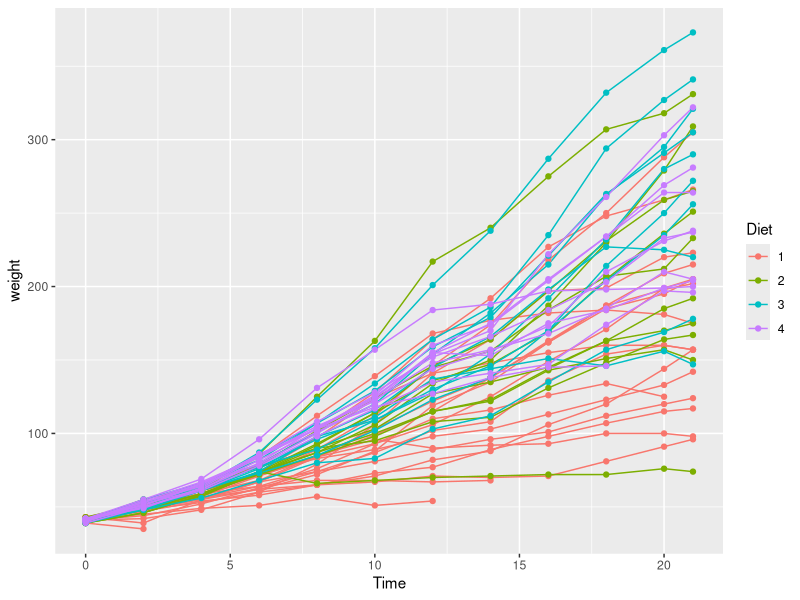
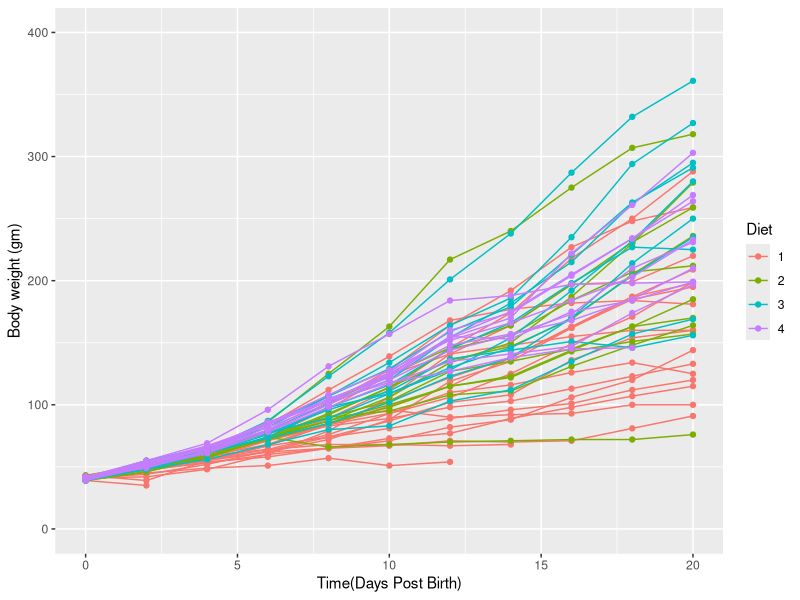
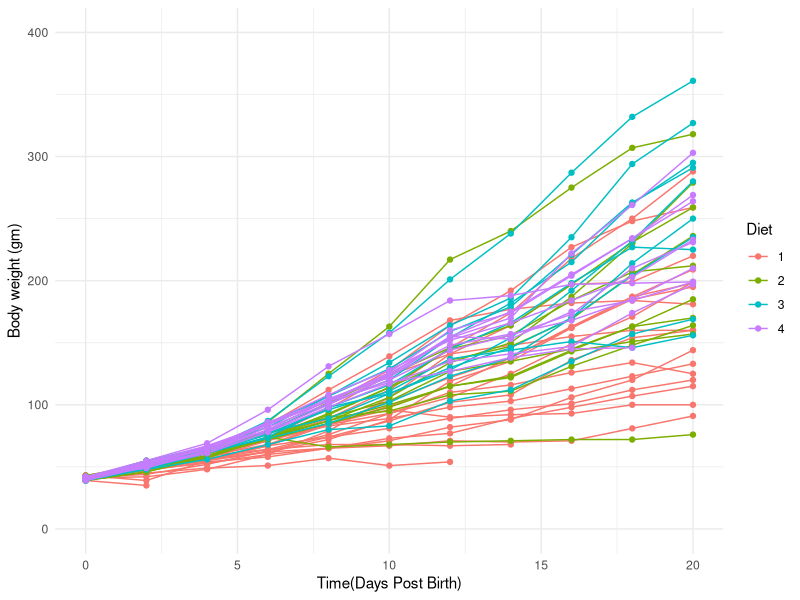
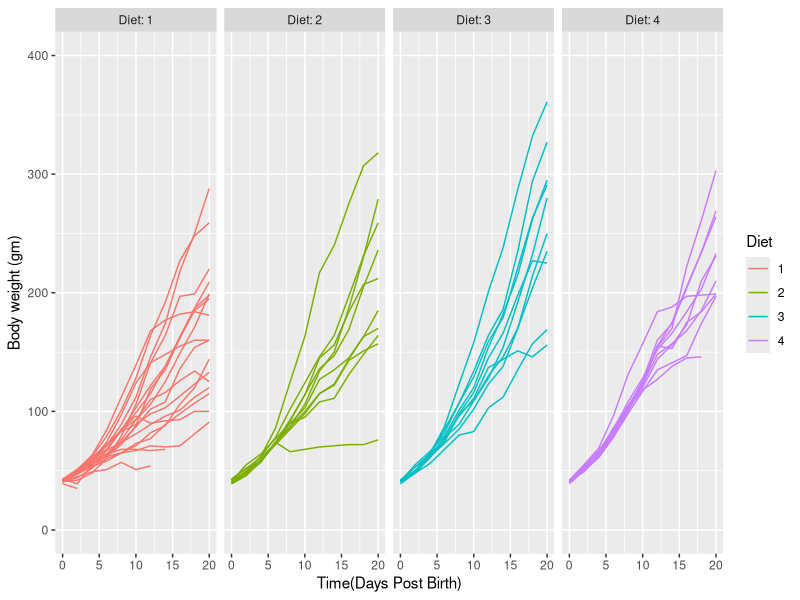

Source code (R) for these figures, in order:
# install package 
install.packages("gglot2")
#load library 
library(ggplot2)

# Practice dataset for take home midterm 
data("ChickWeight")
# preview of data 
head(ChickWeight)

# layering using "geom" functions
ggplot(data = ChickWeight,aes(x=Time, y=weight, group=Chick, color=Diet)) +
  geom_line() +
  geom_point()

# Adding Scales 
ggplot(data = ChickWeight,aes(x=Time, y=weight, group=Chick, color=Diet)) +
  geom_line() +
  geom_point() +
  scale_x_continuous(name="Time(Days Post Birth)", limits=c(0, 20))+
  scale_y_continuous(name="Body weight (gm)", limits=c(0, 400)) 

# adding minimalist theme 
ggplot(data = ChickWeight,aes(x=Time, y=weight, group=Chick, color=Diet)) +
  geom_line() +
  geom_point() +
  scale_x_continuous(name="Time(Days Post Birth)", limits=c(0, 20))+
  scale_y_continuous(name="Body weight (gm)", limits=c(0, 400)) +
  theme_minimal()

# adding facets
ggplot(data = ChickWeight,aes(x=Time, y=weight, group=Chick, color=Diet)) +
  geom_line() +
  scale_x_continuous(name="Time(Days Post Birth)", limits=c(0, 20))+
  scale_y_continuous(name="Body weight (gm)", limits=c(0, 400)) +
  facet_grid(cols = vars(Diet), labeller = label_both) 

# Question 5
#load dplyr package 
library(dplyr)

data("ToothGrowth")
df <- data.frame (ToothGrowth)
#Preview the dataframa 
head(df)
#Subset ToothGrowth to include rows such that supp is equal to VC
VC_only <- df %>% filter(supp == "VC" )
#Preview the data
VC_only

#Subset ToothGrowth to include rows such that supp is equal to VC and dose is equal to 0.5
VCDose <-VC_only %>% filter(dose == "0.5" )
#Preview the data
VCDose

#Subset ToothGrowth to include the values of len such that supp is equal to VC and dose is equal to 0.5
VCDose_len <- VCDose %>% select('len')

#Preview the data
VCDose_len
